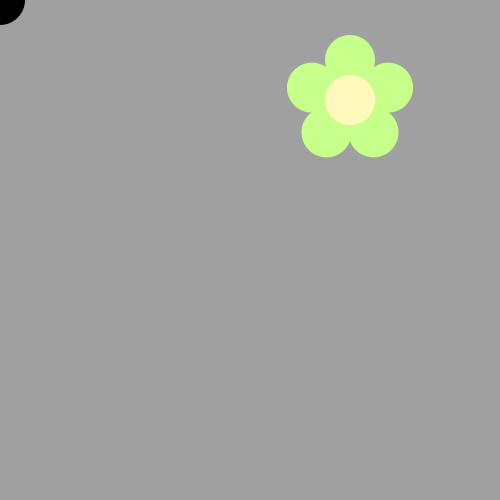
Frame 1 (no input)
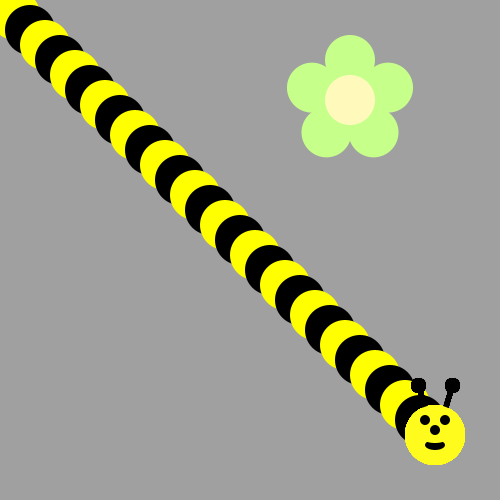
Frame 60 (the mouse pressed at the canvas centre just before this capture)
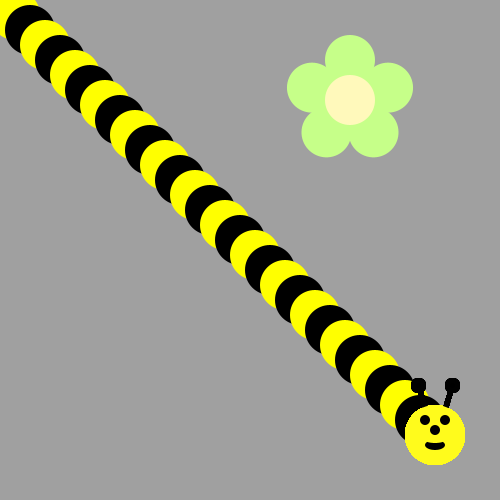
Frame 120 (the mouse held since frame 60 and released just before this capture)

The Processing sketch that drew these frames (run headless with seeded random() and noise(); from frame 60 on, the mouse is pressed at the canvas centre):

// Processing sketch: Bumblebee
// ── Bumblebee.pde
int x=0;
int y=0;
void draw() {
/*Use a loop to make a body for the Bee!
Then put his head on using drawBeeFace(x,y)
Use Modulo to make the colors alternate 
*/
if(x%2==0){
 fill(0,0,0);
}
else{
fill(255,255,0);
}
ellipse(x,y,50,50);
x=x+15;
y=y+15;
if(x==450){
  x=435;
  y=435;
  drawBeeFace(x,y);
}
}


void drawFlower(int x, int y) {
     noStroke();
     translate(x, y);
     // draw 5 petals, rotating after each one<
     fill(#c6ff89);      // green
      for (int i = 0; i < 5; i++) {
           ellipse(0, -40, 50, 50);
          rotate(radians(72));
     }
     fill(#fff9bb); // light yellow
     ellipse(0, 0, 50, 50);
} 
void drawBeeFace(int BeeFaceX, int BeeFaceY) {
     noStroke();
     fill(0, 0, 0);
     stroke(1);
     strokeWeight(5);
     line(BeeFaceX-10, BeeFaceY-27, BeeFaceX-17, BeeFaceY-50);
     line(BeeFaceX+10, BeeFaceY-27, BeeFaceX+17, BeeFaceY-50);
     ellipse(BeeFaceX-17, BeeFaceY-50, 10, 10);
     ellipse(BeeFaceX+17, BeeFaceY-50, 10, 10);
     noStroke();
     fill(255, 251, 28);
     ellipse(BeeFaceX, BeeFaceY, 60, 60); // face
     fill(255, 237, 209);
     fill(0,0,0);
      ellipse(BeeFaceX-10, BeeFaceY-15, 10, 10); // eyes
     ellipse(BeeFaceX+10, BeeFaceY-15, 10, 10);
      ellipse(BeeFaceX, BeeFaceY-5, 10, 10); // nose
      ellipse(BeeFaceX, BeeFaceY+10, 20, 10);// mouth
     fill(255, 251, 28);
     ellipse(BeeFaceX, BeeFaceY+5, 20, 6);
}

void setup() {
     ellipseMode(CENTER);
     size(500, 500);
     background(160, 160, 160);
      drawFlower(350, 100);
}
